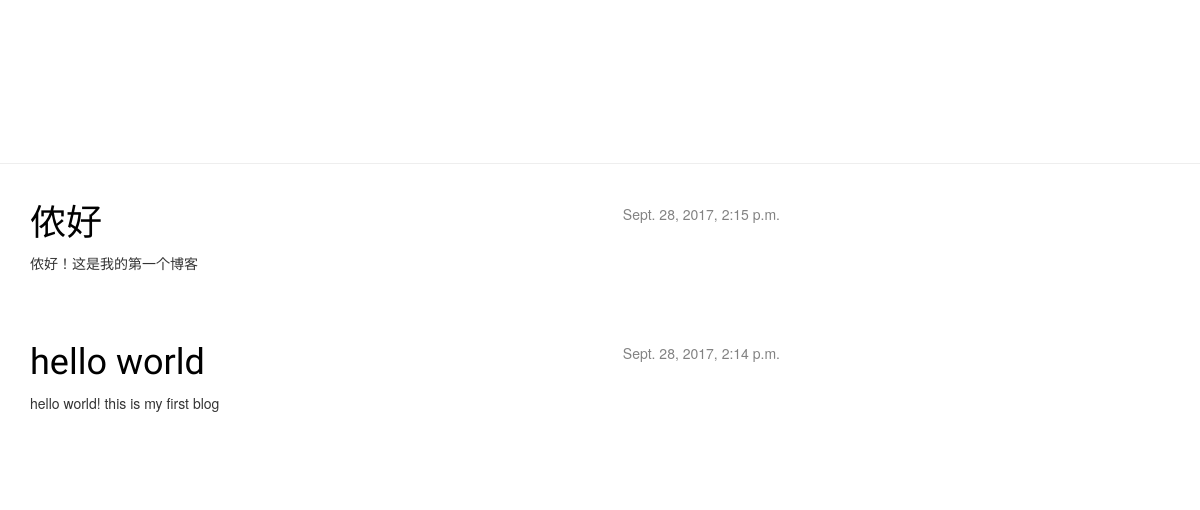
Before: / with the older database file.
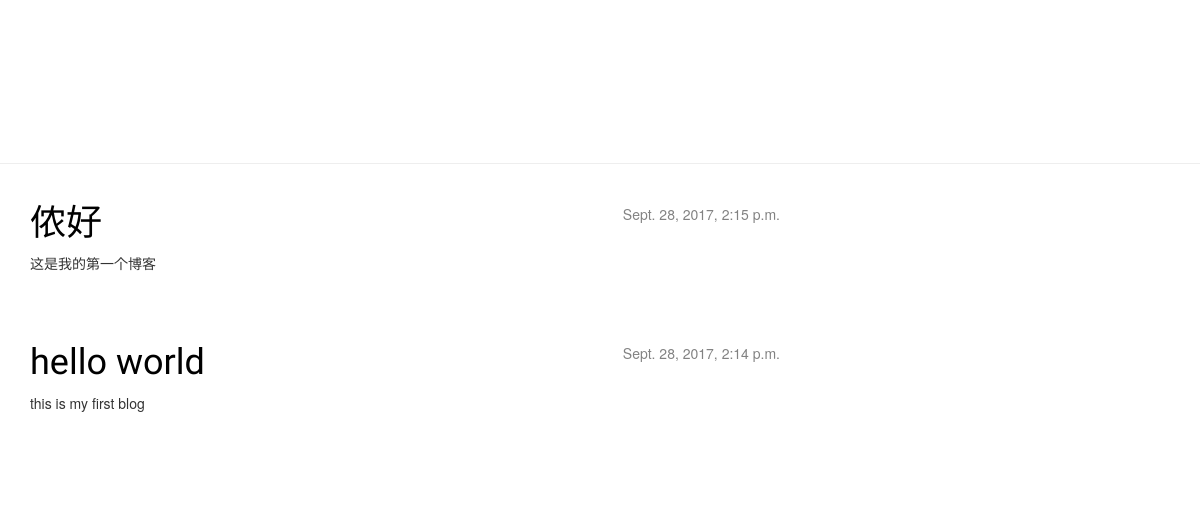
After: the same page with the newer database file.
### blog/models.py (models this page shows, shortened)
class Post(models.Model):
    author=models.ForeignKey('auth.User')
    title=models.CharField(max_length=200)
    text=models.TextField()
    created_date=models.DateTimeField(
            default=timezone.now
    )
    published_date=models.DateTimeField(
            blank=True, null=True
    )

### blog/views.py (the view)
# urls.py: url(r'^$',views.post_list,name='post_list'),
def post_list(request):
    posts=Post.objects.filter(published_date__lte=timezone.now()).order_by('-published_date')
    return render(request,'blog/post_list.html',{'posts':posts})

### blog/templates/blog/post_list.html
{% extends 'blog/base.html' %}
{% block content %}
  {% for post in posts %}
     <div class="post">
       <div class="date">
         {{post.published_date}}
       </div>
       <h1><a href="{% url 'post_detail' pk=post.pk %}">{{post.title}}</a></h1>
       <p>{{post.text|linebreaksbr}}</p>
     </div>
    {% endfor %}
{% endblock %}

### blog/templates/blog/base.html (shortened to what this page needs)
{% load staticfiles %}
<html>
    <head>
         <link rel="stylesheet" href="//maxcdn.bootstrapcdn.com/bootstrap/3.2.0/css/bootstrap.min.css">
         <link rel="stylesheet" href="//maxcdn.bootstrapcdn.com/bootstrap/3.2.0/css/bootstrap-theme.min.css">
         <link rel="stylesheet" href="{% static 'css/blog.css'%}">
    </head>
    <body>
      <div class="page-header">
          <h1><a href="/"> Django Girls Blog </a></h1>
      </div>
      <div class="content container">
        <div class="row">
          <div class="col-md-8">
            {% block content %}
            {% endblock %}
          </div>
        </div>
      </div>
    </body>
</html>

### blog/static/css/blog.css (style rules this page uses)
h1 a { color: #FCA205; font-family: 'Lobster'; }
.page-header { background-color: #ff9400 margin-top:0; padding:20px 20px 20px 40px; }
.page-header h1, .page-header h1 a, .page-header h1 a:visited, .page-header h1 a:active { color: #ffffff; font-size: 36pt; text-decoration: none; }
h1,h2,h3,h4 { font-family: 'Lobster',cursive; }
.date { float:right; color:#828282; }
.post { margin-bottom:70px; }
.post h1 a, .post h1 a:visited { color:#000000; }

Changed rows visible on the page:
changed Post "侬好": text "侬好！这是我的第一个博客" → "这是我的第一个博客"
changed Post "hello world": text "hello world! this is my first blog" → "this is my first blog"
